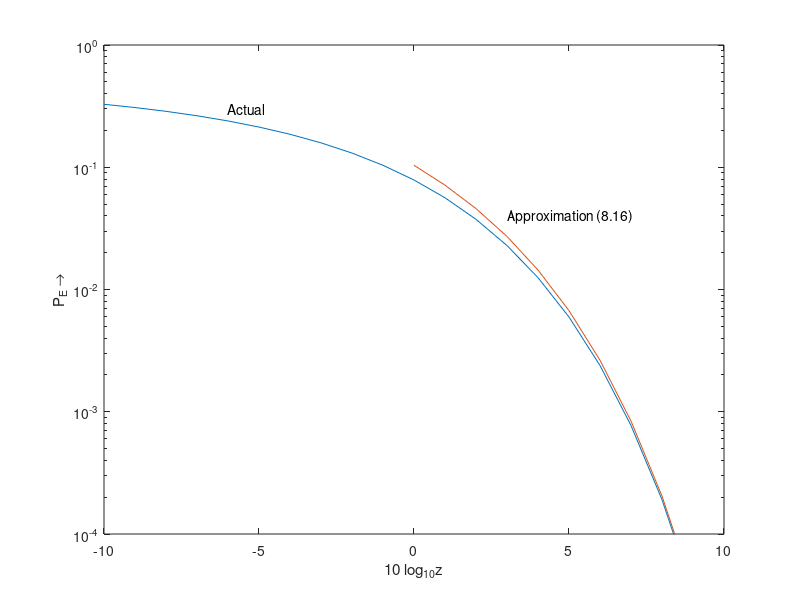

Source code (MATLAB):
%%% Appendix 2 Simulation Program
%%% Written by P.-J. Su 2022/8/24

% Clear Command Window.
clc
% Remove all variables from the current workspace,
% releasing them from system memory.
clear
% Start stopwatch timer.
tic

EbOverN0_dB = -10:1:10;   %% Eb/N0 in dB
EbOverN0 = 10.^(EbOverN0_dB/10);

Pe_theoretical  = qfunc(sqrt(2*EbOverN0));
Pe_approximation(1,11:21) = 0.5*exp(-EbOverN0(1,11:21))./sqrt(pi*EbOverN0(1,11:21));

clf;
semilogy(EbOverN0_dB, Pe_theoretical, EbOverN0_dB, Pe_approximation);

axis([-10,10,1e-4,1]);
text(-6, 0.3,'Actual');
text(3, 0.04,'Approximation (8.16)');

xlabel('10 log_{10}z');
ylabel('P_E \rightarrow');

% Read elapsed time from stopwatch.
toc